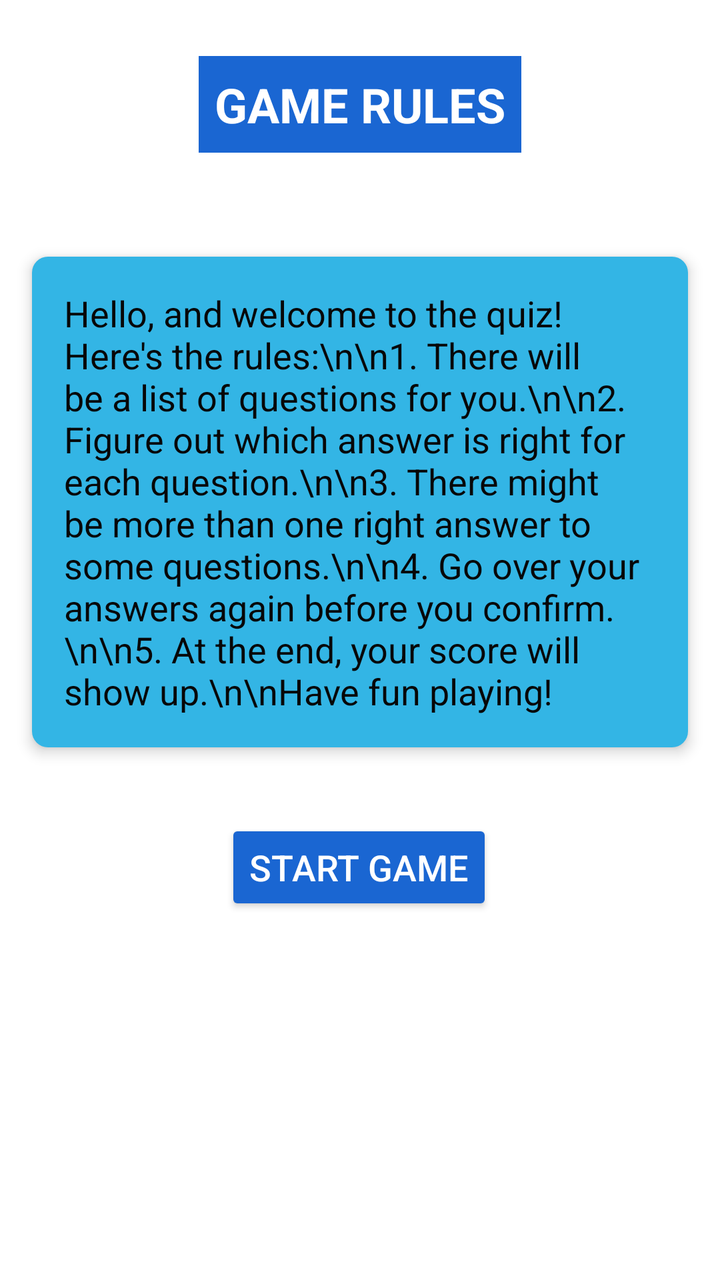
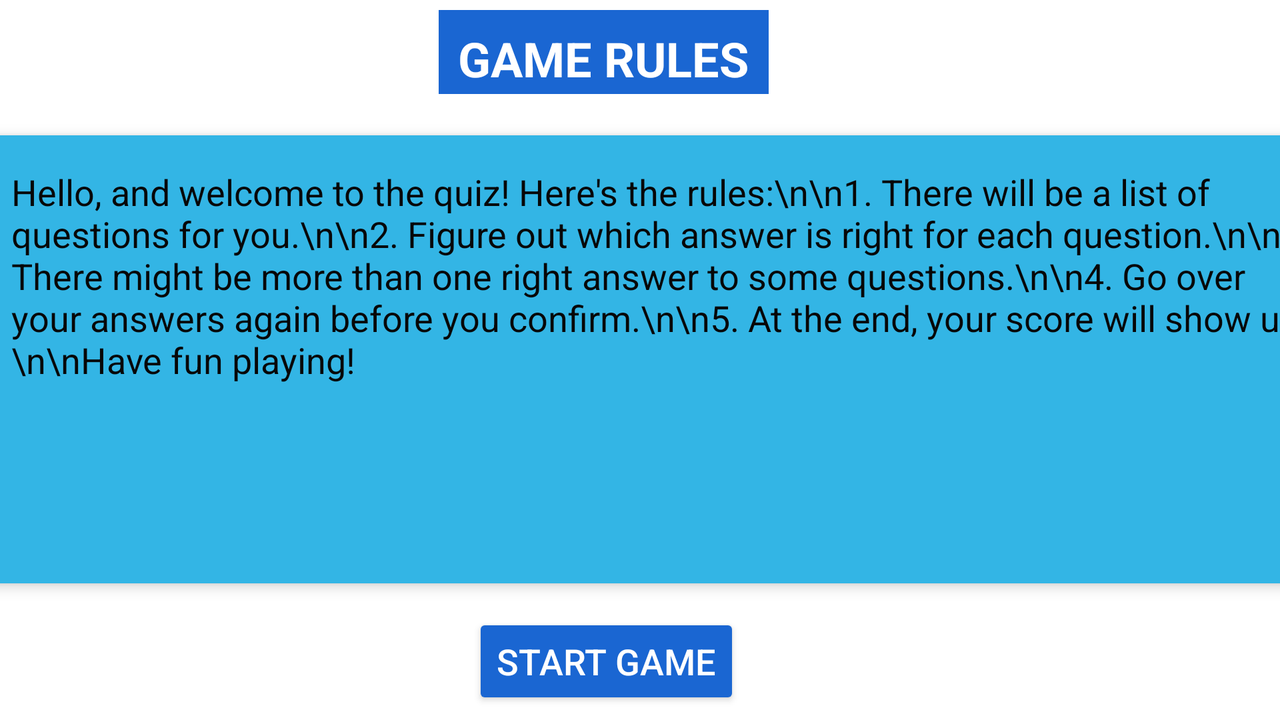

One screen, two layout resources from the same app: the default and the author's alternative for another configuration. Each is rendered where Android would select it; the XML of both is given below.
<!-- AndroidManifest.xml: application theme Theme.Login_And_Register -->
<!-- res/layout/game_rules_activity.xml -->
<?xml version="1.0" encoding="utf-8"?>
<androidx.constraintlayout.widget.ConstraintLayout xmlns:android="http://schemas.android.com/apk/res/android"
    xmlns:app="http://schemas.android.com/apk/res-auto"
    android:layout_width="match_parent"
    android:layout_height="match_parent"
    android:background="#FFFFFF">

    <TextView
        android:id="@+id/text_view_title"
        android:layout_width="wrap_content"
        android:layout_height="wrap_content"
        android:layout_marginTop="28dp"
        android:background="#1a66d2"
        android:padding="8dp"
        android:text="GAME RULES"
        android:textAlignment="center"
        android:textColor="#FFFFFF"
        android:textSize="24sp"
        android:textStyle="bold"
        app:layout_constraintEnd_toEndOf="parent"
        app:layout_constraintStart_toStartOf="parent"
        app:layout_constraintTop_toTopOf="parent" />

    <TextView
        android:id="@+id/text_view_rules"
        android:layout_width="0dp"
        android:layout_height="wrap_content"
        android:layout_marginStart="16dp"
        android:layout_marginTop="52dp"
        android:layout_marginEnd="16dp"
        android:background="@drawable/rounded_corner_background"
        android:elevation="4dp"
        android:padding="16dp"
        android:text="Hello, and welcome to the quiz! Here's the rules:\n\n1. There will be a list of questions for you.\n\n2. Figure out which answer is right for each question.\n\n3. There might be more than one right answer to some questions.\n\n4. Go over your answers again before you confirm.\n\n5. At the end, your score will show up.\n\nHave fun playing!"
        android:textColor="#070707"
        android:textSize="18sp"
        app:layout_constraintEnd_toEndOf="parent"
        app:layout_constraintHorizontal_bias="0.0"
        app:layout_constraintStart_toStartOf="parent"
        app:layout_constraintTop_toBottomOf="@id/text_view_title" />

    <Button
        android:id="@+id/button_start_game"
        android:layout_width="wrap_content"
        android:layout_height="wrap_content"
        android:layout_marginTop="36dp"
        android:backgroundTint="#1a66d2"
        android:text="Start Game"
        android:textColor="@android:color/white"
        android:textSize="18sp"
        app:layout_constraintEnd_toEndOf="parent"
        app:layout_constraintHorizontal_bias="0.498"
        app:layout_constraintStart_toStartOf="parent"
        app:layout_constraintTop_toBottomOf="@id/text_view_rules" />

</androidx.constraintlayout.widget.ConstraintLayout>
<!-- resources referenced by this layout -->
<resources>
  <!-- drawable rounded_corner_background (drawable) -->
  <?xml version="1.0" encoding="utf-8"?>
  <shape xmlns:android="http://schemas.android.com/apk/res/android"
          android:shape="rectangle">
          <corners android:radius="8dp" />
          <solid android:color="@android:color/holo_blue_light" />
  </shape>
  <style name="Theme.Login_And_Register" parent="Base.Theme.Login_And_Register" />
  <style name="Base.Theme.Login_And_Register" parent="Theme.Material3.DayNight.NoActionBar">
          
          
      </style>
</resources>
<!-- res/layout-land/game_rules_activity.xml (the author's variant of the layout above) -->
<!-- drawn on the phone turned sideways -->
<?xml version="1.0" encoding="utf-8"?>
<androidx.constraintlayout.widget.ConstraintLayout xmlns:android="http://schemas.android.com/apk/res/android"
    xmlns:app="http://schemas.android.com/apk/res-auto"
    android:layout_width="match_parent"
    android:layout_height="match_parent"
    android:background="#FFFFFF">

    <TextView
        android:id="@+id/text_view_title"
        android:layout_width="165dp"
        android:layout_height="42dp"
        android:background="#1a66d2"
        android:padding="8dp"
        android:text="GAME RULES"
        android:textAlignment="center"
        android:textColor="#FFFFFF"
        android:textSize="24sp"
        android:textStyle="bold"
        app:layout_constraintBottom_toBottomOf="parent"
        app:layout_constraintEnd_toEndOf="parent"
        app:layout_constraintHorizontal_bias="0.462"
        app:layout_constraintStart_toStartOf="parent"
        app:layout_constraintTop_toTopOf="parent"
        app:layout_constraintVertical_bias="0.016" />

    <TextView
        android:id="@+id/text_view_rules"
        android:layout_width="687dp"
        android:layout_height="224dp"
        android:layout_marginStart="16dp"
        android:background="@drawable/rounded_corner_background"
        android:elevation="4dp"
        android:padding="16dp"
        android:text="Hello, and welcome to the quiz! Here's the rules:\n\n1. There will be a list of questions for you.\n\n2. Figure out which answer is right for each question.\n\n3. There might be more than one right answer to some questions.\n\n4. Go over your answers again before you confirm.\n\n5. At the end, your score will show up.\n\nHave fun playing!"
        android:textColor="#070707"
        android:textSize="18sp"
        app:layout_constraintBottom_toBottomOf="parent"
        app:layout_constraintEnd_toEndOf="parent"
        app:layout_constraintHorizontal_bias="0.428"
        app:layout_constraintStart_toStartOf="parent"
        app:layout_constraintTop_toTopOf="parent"
        app:layout_constraintVertical_bias="0.497" />

    <Button
        android:id="@+id/button_start_game"
        android:layout_width="wrap_content"
        android:layout_height="wrap_content"
        android:backgroundTint="#1a66d2"
        android:text="Start Game"
        android:textColor="@android:color/white"
        android:textSize="18sp"
        app:layout_constraintBottom_toBottomOf="parent"
        app:layout_constraintEnd_toEndOf="parent"
        app:layout_constraintHorizontal_bias="0.467"
        app:layout_constraintStart_toStartOf="parent"
        app:layout_constraintTop_toTopOf="parent"
        app:layout_constraintVertical_bias="0.983" />

</androidx.constraintlayout.widget.ConstraintLayout>
